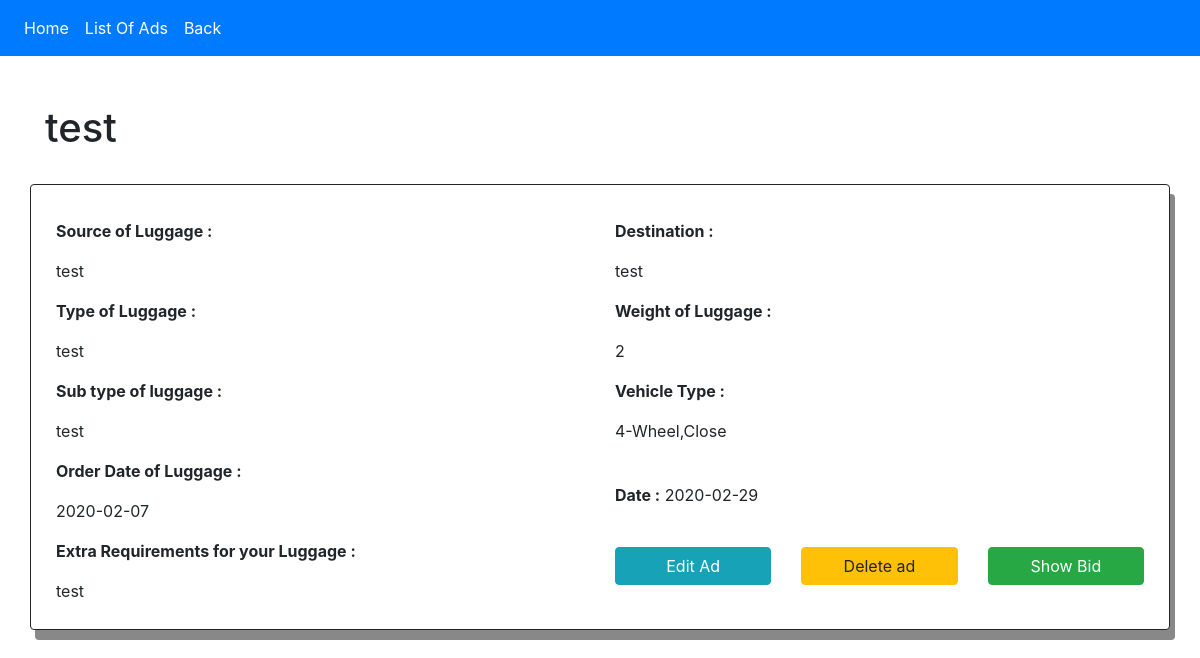
Page /Ad_view.php?id=16 (signed in) on the committed database.
### tables this page shows
CREATE TABLE `ad` (
  `AD_id` int(10) NOT NULL,
  `S_id` int(10) NOT NULL,
  `Source_ad` varchar(50) NOT NULL,
  `destination` varchar(200) NOT NULL,
  `luggage` varchar(50) NOT NULL,
  `type_luggage` varchar(50) NOT NULL,
  `weight` decimal(20,0) NOT NULL,
  `price` int(10) NOT NULL,
  `status` tinyint(1) NOT NULL DEFAULT 0,
  `order_date` date NOT NULL,
  `vehicle_type` varchar(200) NOT NULL,
  `add_requirement` varchar(200) NOT NULL,
  `ad_date` date NOT NULL
);

### Ad_view.php (the view, shortened to what this page needs)
<html lang="en" dir="ltr">
<?php
require('Session.php');
?>
<head>
  <link rel="stylesheet" href="https://stackpath.bootstrapcdn.com/bootstrap/4.3.1/css/bootstrap.min.css">
  <link rel="stylesheet" href="https://stackpath.bootstrapcdn.com/bootstrap/4.3.1/css/bootstrap.min.css">
</head>
<body>
  <nav class="navbar navbar-expand-sm bg-primary sticky-top">
    <ul class="navbar-nav">
      <li class="nav-item active">
        <a class="nav-link text-white" href="index.php">Home</a>
      </li>
      <li class="nav-item active">
        <a class="nav-link text-white" href='ad_list.php?id=<?php echo $_SESSION['user_id']; ?>'>List Of Ads</a>
      </li>
      <li class="nav-item active">
        <a class="nav-link text-white" href="index.php">Back</a>
      </li>
    </ul>
  </nav><br><br>
  <?php
  $paramId = htmlspecialchars($_GET["id"]);
  $query = "SELECT * FROM `ad` WHERE status='1'AND  AD_id ='$paramId'";
  $sql = mysqli_query($con, $query) or die(mysqli_error($con));
  $res = mysqli_num_rows($sql);
  if ($res > 0) {
    while ($re = mysqli_fetch_array($sql)) {
  ?>
      <div class="container">
        <h1><?php print $re[2] ?></h1><br>
      </div>
      <form action="Edit_ad.php" method="post">
        <div class="container card box">
          <div class="row well well-lg">
            <div class="container"><br>
            </div>
          </div>
          <div class="container-fluid">
            <div class="row">
              <div class="col-sm-6">
                <p><b>Source of Luggage : </b></p>
                <p> <?php print $re[2]; ?></p>
                <p><b>Type of Luggage :</b> </p>
                <p><?php print $re[4]; ?> </p>
                <p><b>Sub type of luggage : </b></p>
                <p> <?php print $re[5]; ?> </p>
                <p><b>Order Date of Luggage : </b></p>
                <p> <?php print $re[9]; ?> </p>
                <p><b>Extra Requirements for your Luggage : </b></p>
                <p> <?php print $re[11]; ?> </p>
              </div>
              <div class="col-sm-6">
                <p><b>Destination : </b></p>
                <p><?php print $re[3]; ?> </p>
                <p><b>Weight of Luggage : </b></p>
                <p> <?php print $re[6]; ?> </p>
                <p><b>Vehicle Type :</b> </p>
                <p> <?php print $re[10]; ?></p><br>
                <p><b>Date :</b> <?php print $re[12]; ?></p><br>
                <div class="row">
                  <div class="col">
      </form>
      <?php if ($_SESSION['user_type'] == "Carrier") : ?>
        <br />
        <br />
        <div class="col">
          <form class="form-group" action="new_bid.php?id=<?php echo $paramId; ?>" method="post">
            <input type="hidden" name="id_Ad" value="<?php echo $re[0]; ?>">
            <button type="button" class="form-group btn btn-success btn-block" data-toggle="modal" data-target="#confirmModal">Want to Bid?</button>
          </form>
        </div>
      <?php else : ?>
        <button class="btn btn-info btn-block" data-toggle="modal" type="submit" data-target="#myModal" href="Edit_ad.php"><span class="fa fa-plus-circle"></span> Edit Ad </button> </div>
        <div class="col">
          <input type="button" class="form-group btn btn-warning btn-block" data-toggle="modal" data-target="#myModaldel" name="Delete_ad" value="Delete ad" />
        </div>
        <div class="col">
          <form class="form-group" action="new_bid.php?id=<?php echo $paramId; ?>" method="post">
            <input type="submit" class="form-group btn btn-success btn-block" name="view_bid" value="Show Bid" />
          </form>
        </div>
      <?php endif; ?>
      </div><br>
  <?php
    }
  } else {
    echo "<h2 style='text-align:center;'>Opps! There are No ad posted by you Why not to Post a New One</h2>";
  }
  ?>
</body>
</html>

### Ad_view.php (style rules this page uses)
.box { border: 1px solid; padding: 10px; box-shadow: 5px 10px #888888; }

### rows in the picture
ad: Source_ad "test", luggage "test", type_luggage "test", order_date "2020-02-07", add_requirement "test", destination "test", weight "2", vehicle_type "4-Wheel,Close", ad_date "2020-02-29"
